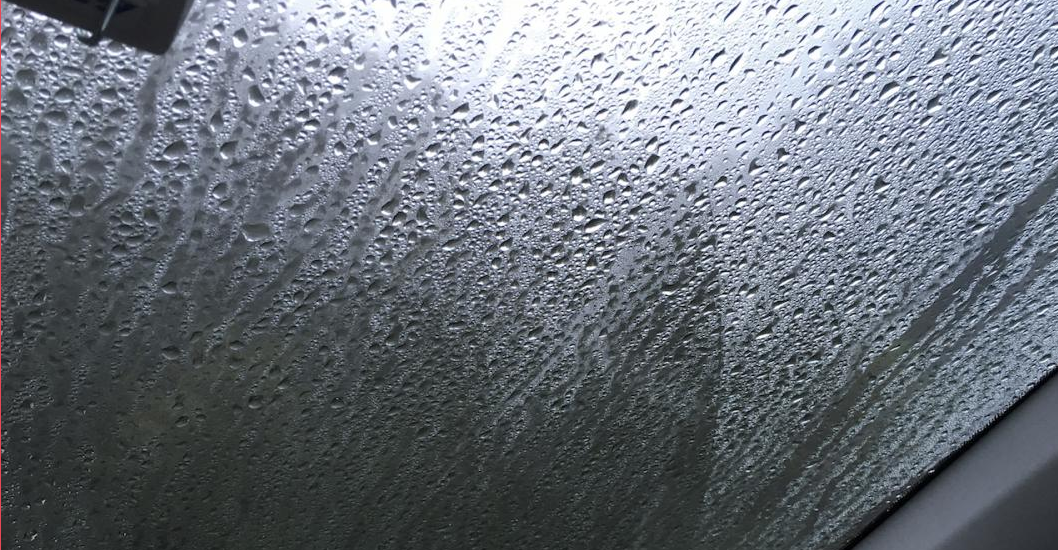
#> input picture docs/reference_frames/microdrop_ref_window.png, 1058 x 550 px
$ python rainfx2_overlap_cut_sim.py
#> lines starting #> are read from the running program, lines starting #| are printed output that depends on the picture; after the words box and inside, x2 and y2 are one past the last pixel; in counts of white or black regions, pixels touching at a corner belong together
"""H3 overlap-cut visualisation (docs/RAINFX_V2_SPRAY_RAIN_REF.md section 29.8).
Same breath-figure drop set, drawn with a growing border band B (each drop drawn to r (1 + B), height = MAX over drops):
  B = 0     : drops end at their own rim -> separate circles
  B = 0.18  : neighbours overlap inside the bands and cut each other along the equal-height crease (H3 default)
  B = 0.35 / 0.6 : stronger cutting -> packed polygonal cells
Columns: owner map (which drop wins each texel: the cut shapes), lit relief close-up (3 x 3 mm, 6 um / px),
game scale (12 x 12 mm at ~50 um / px) over a dark road under a bright sky (the user's photo situation),
with the CSP windscreen shading (interior refracts the scene by ~0.3 screen x normal, steep rim = environment x0.7).
Usage: python rainfx2_overlap_cut_sim.py OUTDIR"""
import numpy as np, cv2, os, sys
from scipy.spatial import cKDTree
OUT = sys.argv[1] if len(sys.argv) > 1 else '.'
rng = np.random.default_rng(11)
T = 12.8

def breath_figure(steps=32):                                   # growth + coalescence + renucleation (as the atlas sim)
#> called with steps = 32
    pos = rng.uniform(0, T, (4000, 2)); r = np.full(4000, 0.012)
    for it in range(steps):
        r = r * 1.045 + 0.0008
        for _ in range(6):
            pairs = cKDTree(pos, boxsize=T).query_pairs(2 * r.max())
            if not pairs: break
            pairs = np.array(list(pairs))
            d = pos[pairs[:, 0]] - pos[pairs[:, 1]]; d -= T * np.round(d / T)
            pairs = pairs[np.hypot(d[:, 0], d[:, 1]) < (r[pairs[:, 0]] + r[pairs[:, 1]]) * 0.98]
            if len(pairs) == 0: break
            used = np.zeros(len(r), bool); keep = np.ones(len(r), bool)
            for a, b in pairs:
                if used[a] or used[b]: continue
                used[a] = used[b] = True
                va, vb = r[a] ** 3, r[b] ** 3
                db = pos[b] - pos[a]; db -= T * np.round(db / T)
                pos[a] = (pos[a] + db * vb / (va + vb)) % T; r[a] = (va + vb) ** (1 / 3); keep[b] = False
            pos, r = pos[keep], r[keep]
        cand = rng.uniform(0, T, (2500, 2))
        dd, ii = cKDTree(pos, boxsize=T).query(cand)
        free = cand[dd > r[ii] + 0.03]
        pos = np.vstack([pos, free]); r = np.concatenate([r, np.full(len(free), 0.012)])
    return pos, r

pos, rad = breath_figure()
noise = rng.normal(0, 1, (len(rad), 4))                        # fixed outline noise per drop (same in every row)

def bake(x0, y0, size, px, B):
    """height (max composite) and owner id over the window [x0, x0 + size) mm at px mm / texel."""
    n = int(round(size / px))
    H = np.zeros((n, n), np.float32); ID = np.full((n, n), -1, np.int32)
    sel = np.where((pos[:, 0] > x0 - 1) & (pos[:, 0] < x0 + size + 1) & (pos[:, 1] > y0 - 1) & (pos[:, 1] < y0 + size + 1))[0]
    for i in sel[np.argsort(rad[sel])]:
        cx, cy, r = pos[i, 0], pos[i, 1], rad[i]
        rr = r * (1 + B) * 1.25
        j0, j1 = int(max((cx - rr - x0) / px, 0)), int(min((cx + rr - x0) / px + 1, n))
        i0, i1 = int(max((cy - rr - y0) / px, 0)), int(min((cy + rr - y0) / px + 1, n))
        if i0 >= i1 or j0 >= j1: continue
        ys, xs = np.mgrid[i0:i1, j0:j1]
        dx = x0 + (xs + 0.5) * px - cx; dy = y0 + (ys + 0.5) * px - cy
        th = np.arctan2(dy, dx); k = noise[i]
        rim = 1 + 0.10 * (k[0] * np.cos(2 * th + k[1]) + k[2] * np.cos(3 * th + k[3]))
        rho = np.hypot(dx, dy) / (r * rim)
        cap = (r * 0.8 * np.sqrt(np.clip(1 - (rho / (1 + B)) ** 2, 0, 1)) ** 0.6).astype(np.float32)
        win = cap > H[i0:i1, j0:j1]
        H[i0:i1, j0:j1] = np.where(win, cap, H[i0:i1, j0:j1])
        ID[i0:i1, j0:j1] = np.where(win & (cap > 0), i, ID[i0:i1, j0:j1])
    return H, ID

def owner_img(ID):
    pal = rng.random((len(rad), 3)).astype(np.float32) * 0.7 + 0.3
    img = np.where(ID[..., None] >= 0, pal[np.maximum(ID, 0)], 0.05)
    edge = (np.abs(np.diff(ID, axis=0, append=ID[-1:])) + np.abs(np.diff(ID, axis=1, append=ID[:, -1:]))) > 0
    img[edge] = 0.0
    return img

def scene(gy, h):                                              # bright sky above the window, dark road behind it
    t = np.clip(gy / h, -2, 1.5)
    return (np.array([0.92, 0.93, 0.95], np.float32) * np.clip(0.35 - t, 0, 1)[..., None]
            + np.array([0.13, 0.14, 0.14], np.float32) * np.clip(t + 0.65, 0, 1)[..., None])

def shade(H, px, refr_px):
    gy, gx = np.gradient(H, px)
    nx, ny = -gx, -gy
    l = np.sqrt(1 + nx * nx + ny * ny); nx, ny, nz = nx / l, ny / l, 1 / l
    n = H.shape[0]
    Y = np.arange(n, dtype=np.float32)[:, None] * np.ones((1, n), np.float32)
    bg = scene(Y, n)
    scr = scene(Y - ny * refr_px, n) * (1 + 0.15 * nx[..., None])           # interior: scene shifted by the lens
    up = np.clip(-ny * 1.6 + 0.5, 0, 1)[..., None]
    env = (np.array([0.92, 0.93, 0.95], np.float32) * up + np.array([0.13, 0.14, 0.14], np.float32) * (1 - up)) * 0.7
    wS = np.clip((nz - 0.3) * 10, 0, 1)[..., None]
    c = env * (1 - wS) + scr * wS + (np.array([1, 1, 1], np.float32) * ((1 - nz) ** 3 * np.clip(-ny, 0, 1) * 1.2)[..., None])
    a = (H > 1e-5).astype(np.float32)[..., None]
    return bg * (1 - a) + c * a

def label(img, t, w):
    img = (np.clip(img, 0, 1) * 255).astype(np.uint8).copy()
    cv2.rectangle(img, (0, 0), (w, 20), (0, 0, 0), -1)
    cv2.putText(img, t, (5, 14), cv2.FONT_HERSHEY_SIMPLEX, 0.42, (255, 255, 255), 1, cv2.LINE_AA)
    return img

S = 360
rows = []
for B in (0.0, 0.18, 0.35, 0.6):
    Hz, IDz = bake(4.0, 4.0, 3.0, 0.006, B)                   # close-up 3 mm (500 texels)
    own = cv2.resize(owner_img(IDz), (S, S), interpolation=cv2.INTER_NEAREST)
    rel = cv2.resize(shade(Hz, 0.006, 0.3 * 1080 * 0.05 / 0.006 * (500 / 960)), (S, S), interpolation=cv2.INTER_AREA)
    Hg, _ = bake(0.4, 0.4, 12.0, 0.0125, B)                    # 12 mm, shaded at 12.5 um then area-averaged to 50 um / px
    gam = cv2.resize(shade(Hg, 0.0125, 0.3 * 1080 * 4), (240, 240), interpolation=cv2.INTER_AREA)
    gam = cv2.resize(gam, (S, S), interpolation=cv2.INTER_NEAREST)   # shown 1.5x (nearest) so the game pixels stay visible
    rows.append(np.hstack([label(own, 'B %.2f  owner map (3 mm)' % B, S), label(rel, 'B %.2f  relief close-up (3 mm)' % B, S),
                           label(gam, 'B %.2f  game scale 12 mm (~50 um/px)' % B, S)]))
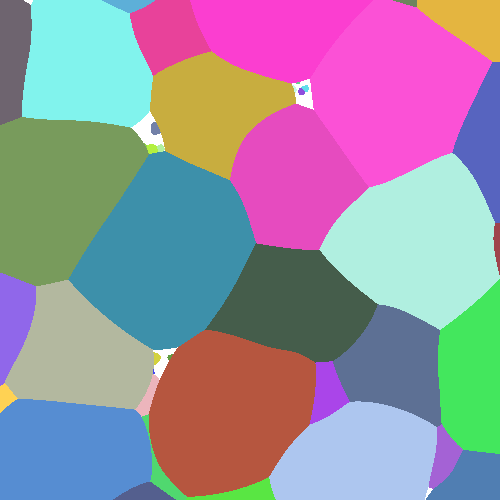
#> IDz: shape (500, 500) int32; 43 distinct labels, from -1 to 2661; one colour per label, 0 black, -1 white
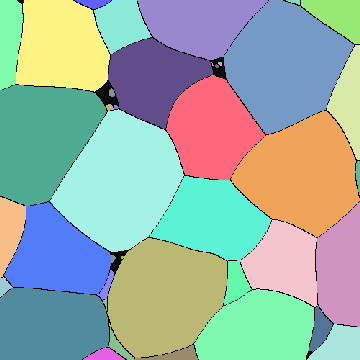
#> own: shape (360, 360, 3) float32; mean of channels 0, 1, 2 0.648, 0.691, 0.606; drawn as B, G, R
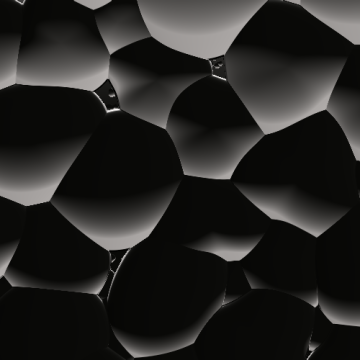
#> rel: shape (360, 360, 3) float32; mean of channels 0, 1, 2 0.272, 0.282, 0.286; drawn with min black and max white
cv2.imwrite(os.path.join(OUT, 'rainfx2_h3_overlap_cut.png'), np.vstack(rows))
ref = cv2.imread(os.path.join(os.path.dirname(os.path.abspath(__file__)), '..', 'reference_frames', 'microdrop_ref_window.png'))
#> ref is the input picture: shape (550, 1058, 3); mean B, G, R 122.9, 114.8, 108.6
if ref is not None:
    # octave -1 (drops half the baked size: the same pattern over 24 mm in 240 px) + a light optical blur (0.7 px)
    sh = np.array([[0, 0], [T, 0], [0, T], [T, T]])
    pos = (pos[None] + sh[:, None]).reshape(-1, 2); rad = np.tile(rad, 4); noise = np.tile(noise, (4, 1))   # periodic 2 x 2 tile
    Hh, _ = bake(0.4, 0.4, 24.0, 0.025, 0.18)
#> after the loop in bake (call 9), `for i in sel[np.argsort(rad[sel])]:`:
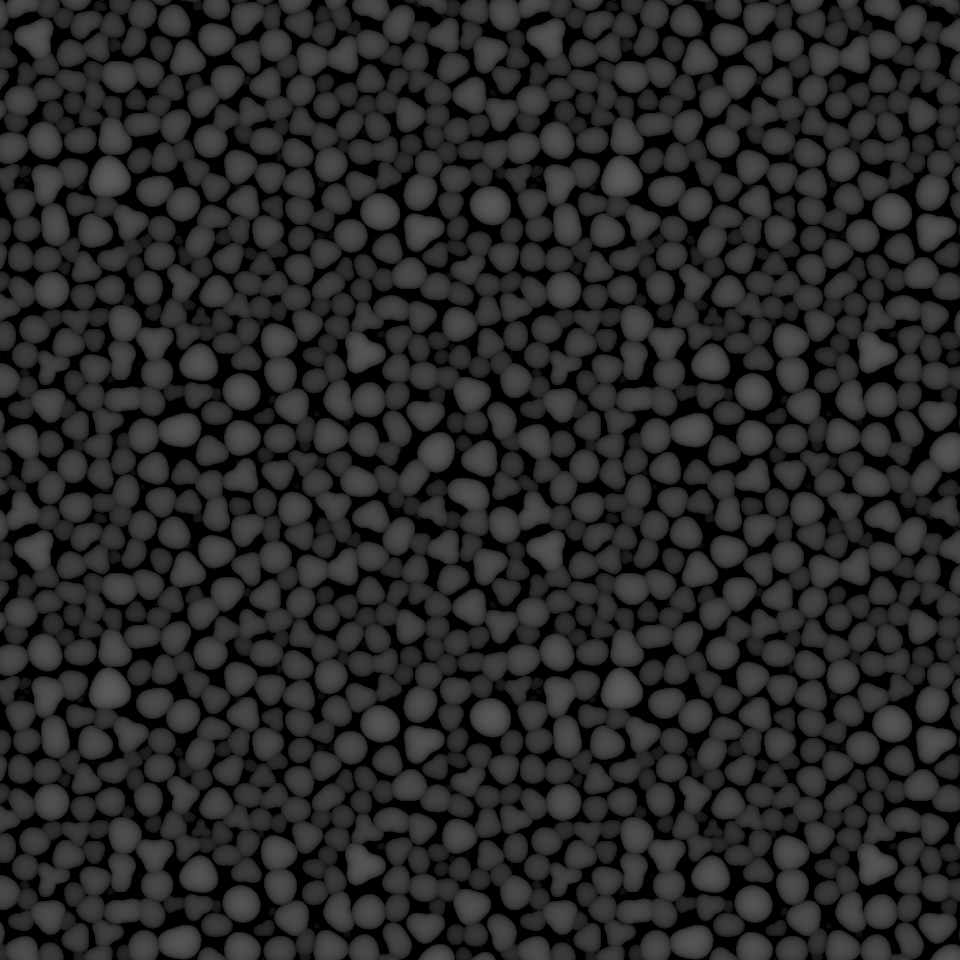
#> H: shape (960, 960) float32; min 0, max 0.359, mean 0.16
#> after the loop in bake (call 9), `for i in sel[np.argsort(rad[sel])]:`:
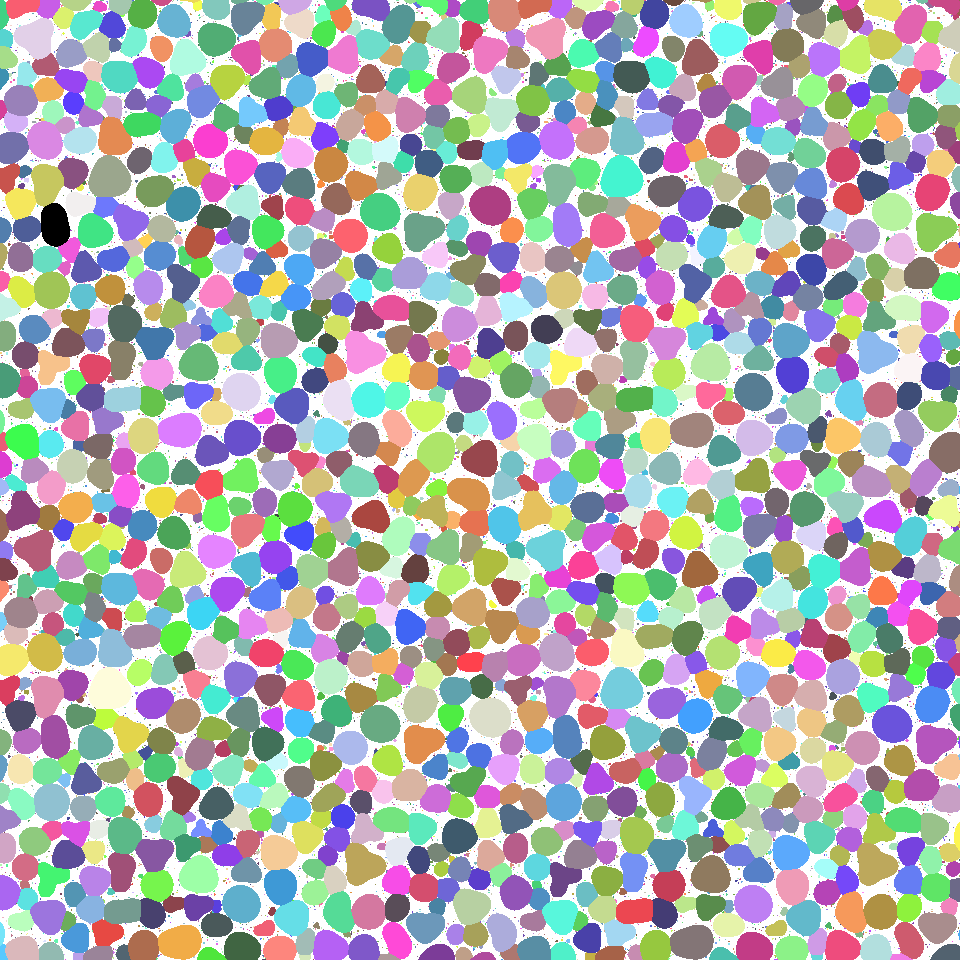
#> ID: shape (960, 960) int32; 7117 distinct labels, from -1 to 17506; one colour per label, 0 black, -1 white
#> after the loop in bake (call 9), `for i in sel[np.argsort(rad[sel])]:`:
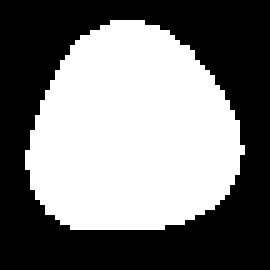
#> win: shape (54, 54) bool (shown 5 times larger); 48.1% white; 1 white region, box (x1, y1, x2, y2) and area: (5, 4, 49, 46) 1403
    half = cv2.resize(shade(Hh, 0.025, 0.3 * 1080 * 4), (240, 240), interpolation=cv2.INTER_AREA)
    half = cv2.GaussianBlur(half, (0, 0), 0.7)
    half = cv2.resize(half, (S, S), interpolation=cv2.INTER_NEAREST)
    cv2.imwrite(os.path.join(OUT, 'rainfx2_h3_overlap_ref.png'),
                np.hstack([rows[1][:, 2 * S:], label(half, 'B 0.18  octave -1 + 0.7 px blur', S),
                           label(cv2.resize(ref[300:540, 420:660], (S, S)).astype(np.float32) / 255, 'user photo (crop)', S)]))
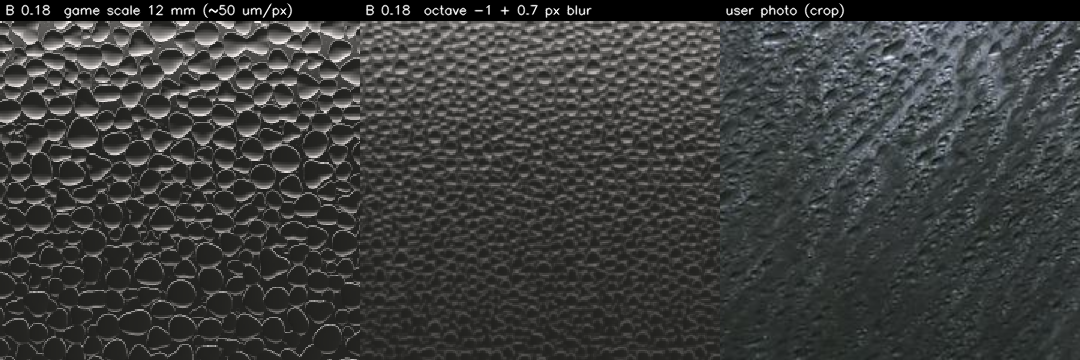
#> saved as rainfx2_h3_overlap_ref.png: shape (360, 1080, 3); mean B, G, R 61, 62.3, 60.9
print('drops', len(rad))
#| drops 17508

$ run again, with docs/reference_frames/csp_overlap_example.png copied over docs/reference_frames/microdrop_ref_window.png
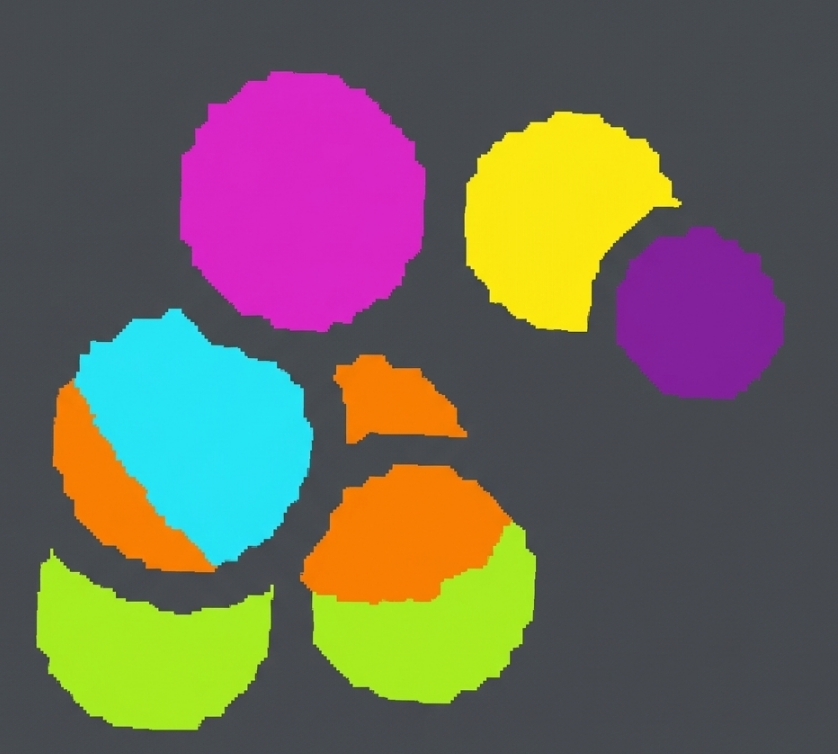
#> input picture docs/reference_frames/csp_overlap_example.png, 838 x 754 px
#> ref is the input picture: shape (754, 838, 3); mean B, G, R 89.4, 102.1, 109.3
#> in label (call 14), `cv2.putText(img, t, (5, 14), cv2.FONT_HERSHEY_SIMPLEX, 0.42, (255, 255..`:
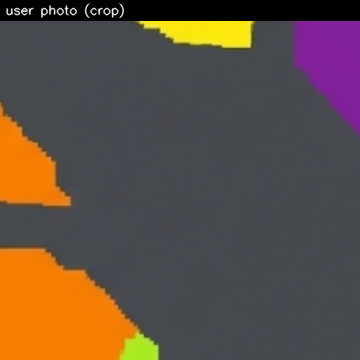
#> img: shape (360, 360, 3); mean of channels 0, 1, 2 67, 77.8, 93.8; drawn as B, G, R
#> `cv2.imwrite(os.path.join(OUT, 'rainfx2_h3_overlap_ref.png'), np.hstack..`:
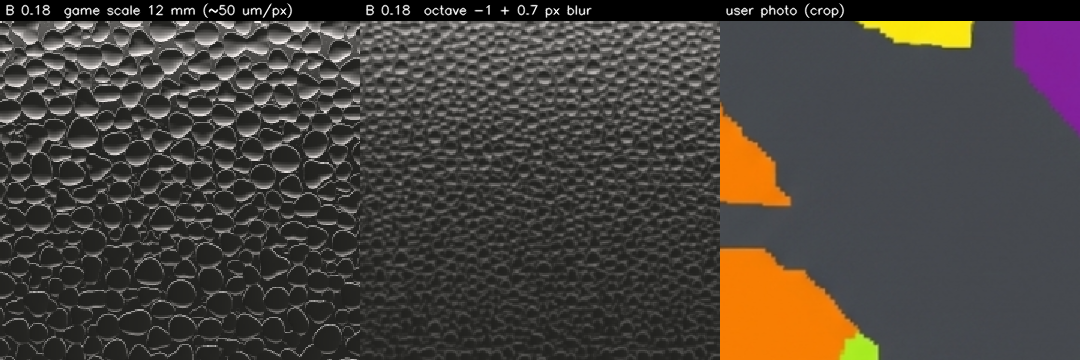
#> saved as rainfx2_h3_overlap_ref.png: shape (360, 1080, 3); mean B, G, R 61.8, 66.9, 72.6
#| drops 17508
